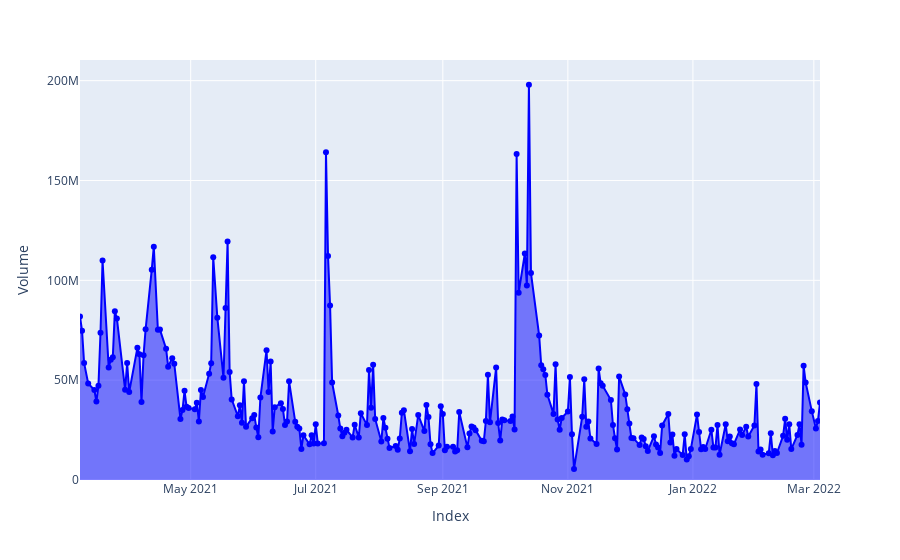

The cell this chart's notebook holds for it:
### Code cell
area = px.area(data_frame= tatamotors_1year, 
    x = tatamotors_1year.index,
    y = 'Volume', markers= True,
     hover_data= ['High', 'Low'])
area.update_traces(line_color = 'Blue')

area.show()

### Figure 1 — Plotly figure (JSON) as saved in the notebook; plotly's stock layout.template omitted (floating-point values rounded to 4 significant figures; data arrays with more than 128 entries replaced by an {"elided": "..."} marker saying what was removed)
{"data": [{"customdata": {"elided": "246x2 float values"}, "hovertemplate": "Index=%{x}<br>Volume=%{y}<br>High=%{customdata[0]}<br>Low=%{customdata[1]}<extra></extra>", "legendgroup": "", "line": {"color": "Blue"}, "marker": {"symbol": "circle"}, "mode": "lines+markers", "name": "", "orientation": "v", "showlegend": false, "stackgroup": "1", "type": "scatter", "x": {"elided": "246 str values"}, "xaxis": "x", "y": {"elided": "246 int values"}, "yaxis": "y"}], "layout": {"legend": {"tracegroupgap": 0}, "margin": {"t": 60}, "xaxis": {"anchor": "y", "domain": [0, 1], "title": {"text": "Index"}}, "yaxis": {"anchor": "x", "domain": [0, 1], "title": {"text": "Volume"}}}}
